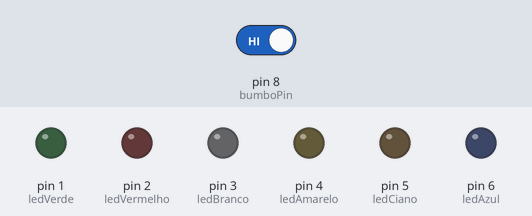
This sketch was run on a simulated Arduino Uno, built with avr-gcc and run on an emulated ATmega328P. Parts: output pins drawn as LEDs (lit = HIGH). Dashed ring = blinking. The inputs (shaded band) are chosen by the test bench; at power-on: pin 8 (bumboPin) HIGH.

Above: at 1.2 s.
1.3 s: pin 8 (bumboPin) driven LOW
At 1.64 s:
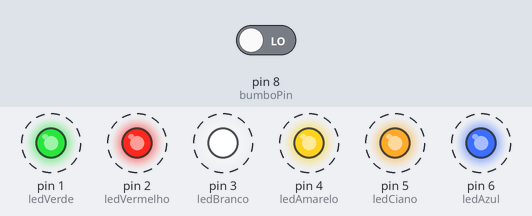
4.3 s: pin 8 (bumboPin) driven HIGH
At 4.49 s:
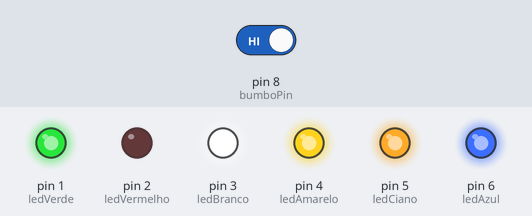
Timing chart, 0 to 7.3 s (numbered marks = the images above; inputs shaded):
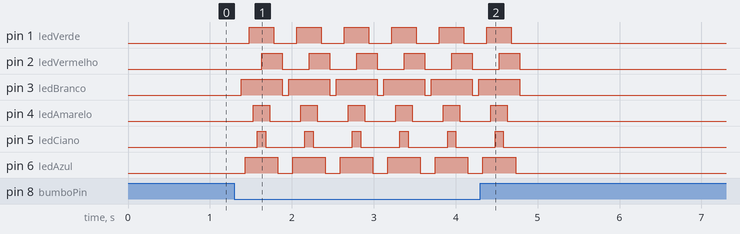

Measured:
- after the input at 1.3 s, pin 1 (ledVerde): alternates HIGH for 0.30 s and LOW for 0.28 s, starting after 0.18 s; pin 2 (ledVermelho): alternates HIGH for 0.25 s and LOW for 0.33 s, starting after 0.33 s
- after the input at 4.3 s, pin 1 (ledVerde), pin 6 (ledAzul): goes on until 4.7 s, then stays LOW; pin 2 (ledVermelho), pin 3 (ledBranco): goes on until 4.8 s, then stays LOW; pin 4 (ledAmarelo), pin 5 (ledCiano): goes on until 4.6 s, then stays LOW

The sketch:

VUMeter.ino
```cpp
int ledVerde    = 1;
int ledVermelho = 2;
int ledBranco   = 3;
int ledAmarelo  = 4;
int ledCiano    = 5;
int ledAzul     = 6;

int bumboPin    = 8;

void setup()
{
    pinMode(ledBranco,OUTPUT);
    digitalWrite (ledBranco, LOW);
    pinMode(ledAzul,OUTPUT);
    digitalWrite (ledAzul, LOW);
    pinMode(ledAmarelo,OUTPUT);
    digitalWrite (ledAmarelo, LOW);
    pinMode(ledVerde,OUTPUT);
    digitalWrite (ledVerde, LOW);
    pinMode(ledCiano,OUTPUT);
    digitalWrite (ledCiano, LOW);
    pinMode(ledVermelho,OUTPUT);
    digitalWrite (ledVermelho, LOW);
    pinMode(bumboPin, INPUT);
}

void loop()
{
      if(!digitalRead(bumboPin))
      {
          delay(80);
          digitalWrite (ledBranco, HIGH);
          delay(50);
          digitalWrite (ledAzul, HIGH);
          delay(50);
          digitalWrite (ledVerde, HIGH);
          delay(50);
          digitalWrite (ledAmarelo, HIGH);
          delay(50);
          digitalWrite (ledCiano, HIGH);
          delay(50);
          digitalWrite (ledVermelho, HIGH);

          delay(50);

          digitalWrite (ledCiano, LOW);
          delay(50);
          digitalWrite (ledAmarelo, LOW);
          delay(50);
          digitalWrite (ledVerde, LOW);
          delay(50);
          digitalWrite (ledAzul, LOW);
          delay(50);
          digitalWrite (ledBranco, LOW);

          digitalWrite (ledVermelho, LOW);
      }
}
```
